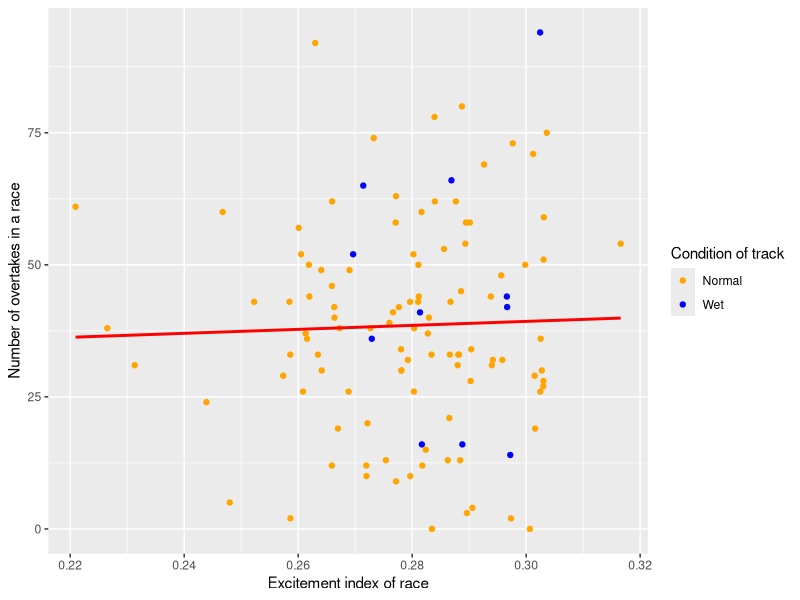
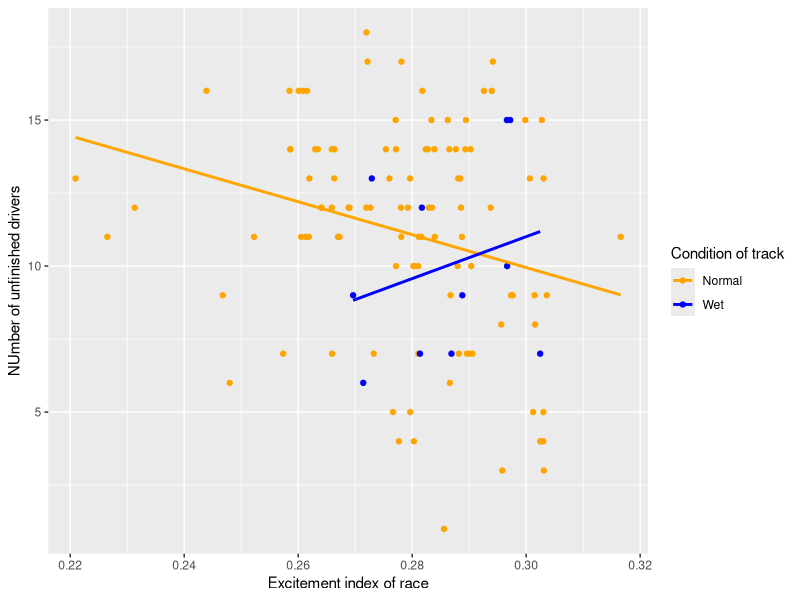
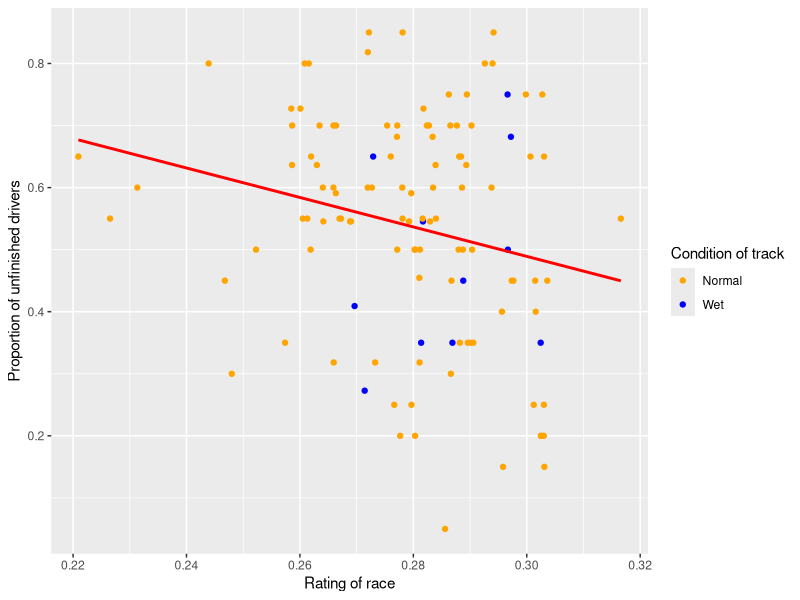
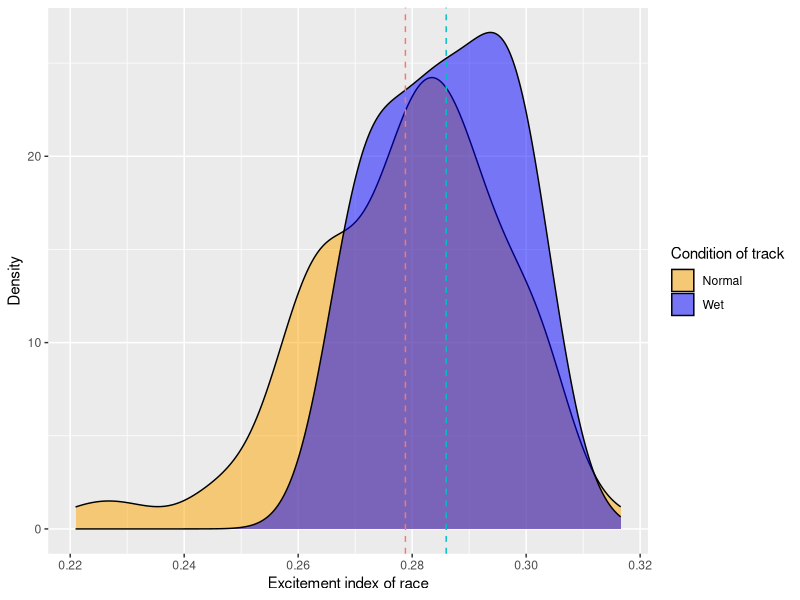
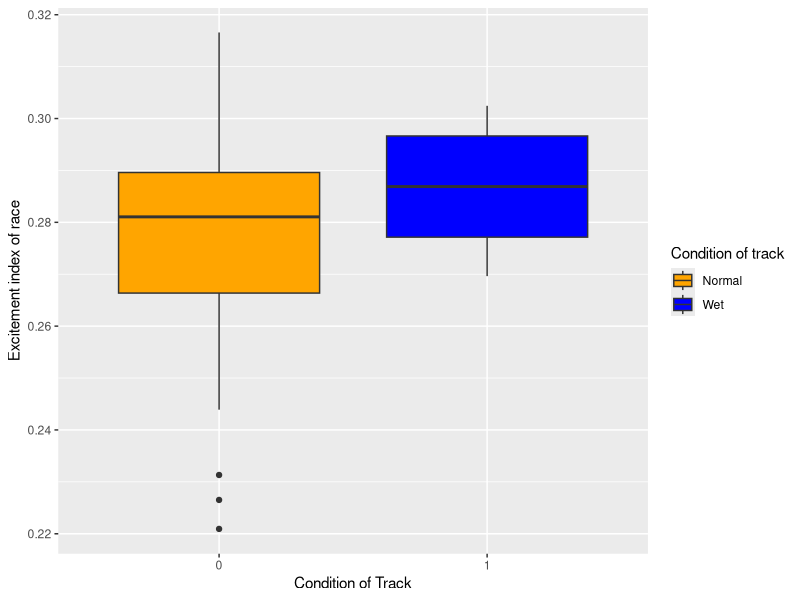
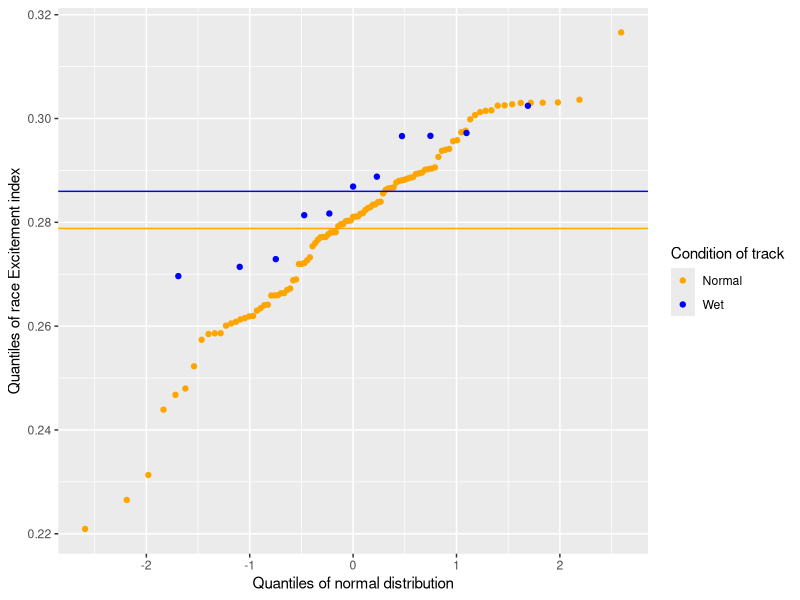
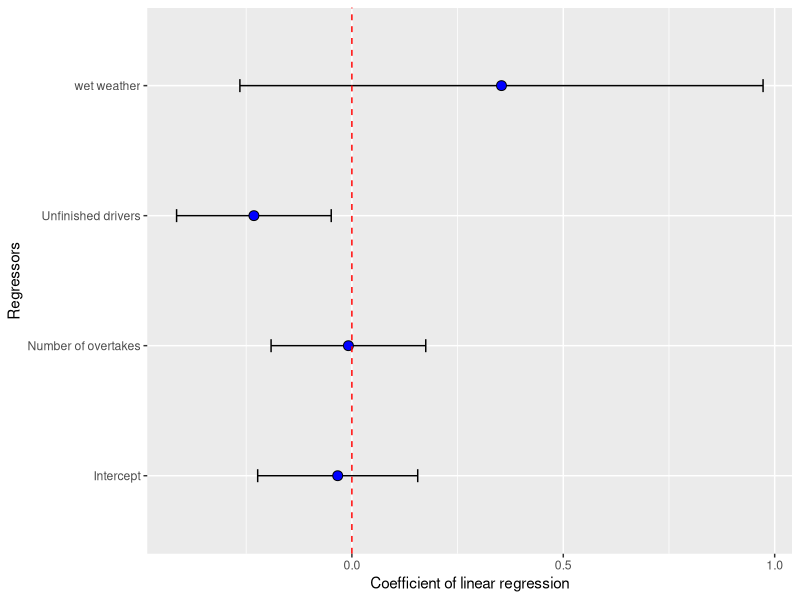
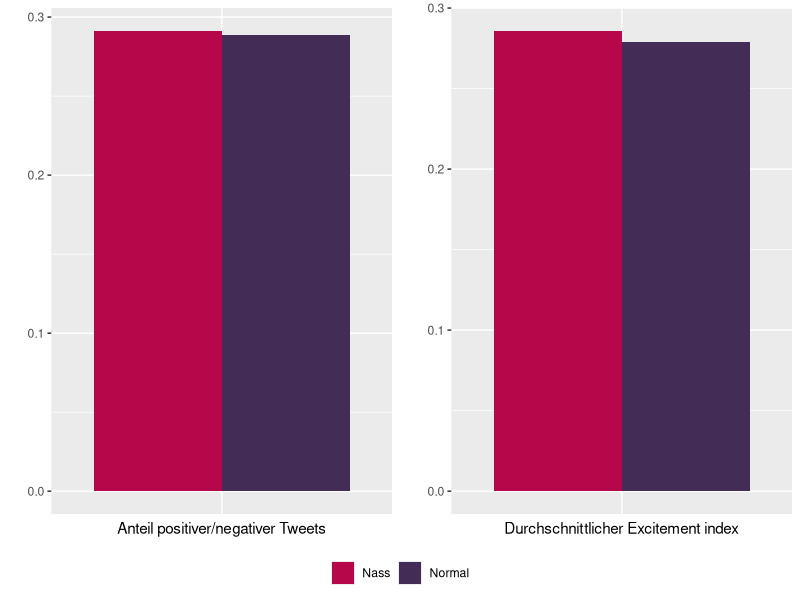

Write the R code that produced these figures, in order.
## ---- chunk 1
library(dplyr)
library(plyr)
library(ggplot2)
library(gridExtra)

## ---- chunk 2
datax = read.csv("../Data/twitter_sentiments.csv")
colnames(datax)

## ---- chunk 3
ggplot(data = datax,aes(x=Excitement_index,y= novertakes))+
  geom_point(aes(color=factor(wetweather)))+scale_color_manual(
    name= "Condition of track",
                                                          breaks = c(0,1),
                                                          values = c("orange","blue"),
                                                          labels= c("Normal","Wet"),
                                                          )+ylab("Number of overtakes in a race")+
  xlab("Excitement index of race")+
  geom_smooth(method = "lm", color = "red", se=FALSE)
## ---- chunk 4
ggplot(data = datax,aes(x=Excitement_index,y= unfin,color=factor(wetweather)))+
  geom_point()+scale_color_manual(
    name= "Condition of track",
                                                          breaks = c(0,1),
                                                          values = c("orange","blue"),
                                                          labels= c("Normal","Wet"),
                                                          )+ylab("NUmber of unfinished drivers")+
  xlab("Excitement index of race")+geom_smooth(method = "lm",se=FALSE)
## ---- chunk 5
ggplot(data = datax,aes(x=Excitement_index,y= unfin/totaldrivers))+
  geom_point(aes(color=factor(wetweather)))+scale_color_manual(
    name= "Condition of track",
                                                          breaks = c(0,1),
                                                          values = c("orange","blue"),
                                                          labels= c("Normal","Wet"),
                                                          )+ylab("Proportion of unfinished drivers")+
  xlab("Rating of race")+geom_smooth(method = "lm", color = "red", se=FALSE)
## ---- chunk 6
t.test(datax[datax$wetweather == 0,]$Excitement_index,datax[datax$wetweather == 1,]$Excitement_index,alternative = 'l')
## ---- chunk 7
datax$wetweather <- as.factor(datax$wetweather)
mu <- datax %>% group_by(wetweather) %>% summarise_at(vars(Excitement_index),list(name=mean))
mu
## ---- chunk 8
ggplot(data=datax,aes(x=Excitement_index,fill=factor(wetweather)))+geom_density(alpha=0.5)+
  scale_fill_manual(
    name= "Condition of track",
    values = c("orange","blue"),labels=c("Normal","Wet")
  )+xlab("Excitement index of race")+
  ylab("Density")+
  geom_vline(data=mu,aes(xintercept=name,color = wetweather),linetype="dashed",show.legend=FALSE)
  #annotate(geom="text",label="p-value=",x=5,y=0.57)
## ---- chunk 9
ggplot(data = datax,aes(y=Excitement_index,x= wetweather))+
  geom_boxplot(aes(group=wetweather,fill=factor(wetweather)))+scale_fill_manual(
    name= "Condition of track",
    values = c("orange","blue"),labels=c("Normal","Wet")
  )+xlab("Condition of Track")+
  ylab("Excitement index of race")
  #annotate(geom="text",label="p-value=0.0000001196",x=2.2,y=9.9)
## ---- chunk 10
ggplot(data = datax,aes(sample=Excitement_index,color=factor(wetweather)))+
  stat_qq()+scale_color_manual(breaks = c(0,1),name= "Condition of track",
                                                          values = c("orange","blue"),
                                                          labels= c("Normal","Wet"),
                                                          )+
  geom_hline(yintercept = mean(datax[datax$wetweather==0,]$Excitement_index),color="orange")+
  geom_hline(yintercept = mean(datax[datax$wetweather==1,]$Excitement_index),color="blue")+
  ylab("Quantiles of race Excitement index")+xlab("Quantiles of normal distribution")

## ---- chunk 11
dataxx <- datax %>% mutate(novertakes= (novertakes-mean(novertakes))/sd(novertakes))%>% 
  mutate(Excitement_index = (Excitement_index-mean(Excitement_index))/sd(Excitement_index)) %>% mutate(unfin = (unfin-mean(unfin))/sd(unfin))
lin=lm(Excitement_index ~ novertakes+unfin+wetweather,data = dataxx)
summary(lin)
## ---- chunk 12

name = c("Intercept","Number of overtakes","Unfinished drivers","wet weather")
coef = lin$coefficients
conf1 = confint(lin)[,1]
conf2 = confint(lin)[,2]
df1 <- data.frame(name, coef, conf1, conf2)
df1
## ---- chunk 13
ggplot(data=df1, aes(x=coef,y=name))+geom_errorbar(width = .1, aes(xmin= conf1, xmax=conf2))+
  geom_point(shape= 21, size =3, fill="blue")+
  geom_vline(xintercept = 0, linetype="dashed", color="red")+xlab("Coefficient of linear regression")+
  ylab("Regressors")
## ---- chunk 14

# Create a dataframe only including the wet weather races
wet_weather_races <- datax[datax$wetweather==1,]

# Average total pos neg comments for wet weather races
avg_pos_neg_comments_wet <- (sum(wet_weather_races$Positive_tweets)+
                              sum(wet_weather_races$Negative_tweets))/
  sum(wet_weather_races$Useful_tweets)

# Average total pos neg comments for normal races
avg_pos_neg_comments_normal <-
  (sum(datax[datax$wetweather==0,]$Positive_tweets)+
     sum(datax[datax$wetweather==0,]$Negative_tweets))/
  sum(datax[datax$wetweather==0,]$Useful_tweets)

# Average excitement index for wet weather races
avg_excitement_index_wet <- sum(wet_weather_races$Excitement_index)/
  dim(wet_weather_races)[1]

# Average excitement index for normal races
avg_excitement_index_normal <- 
  sum(datax[datax$wetweather==0,]$Excitement_index)/
  dim(datax[datax$wetweather==0,])[1]

# Creating a dataframe with all the KPIs, so that they can be displayed in a
# plot.
comparison_wet_normal <- data.frame(c("Nass", "Normal", 
                                      "Nass", "Normal"))

names(comparison_wet_normal) <- "race_type"

comparison_wet_normal$values <- c(avg_pos_neg_comments_wet, 
                                  avg_pos_neg_comments_normal, 
                                  avg_excitement_index_wet, 
                                  avg_excitement_index_normal)

comparison_wet_normal$column <- c("pos_neg_comments", "pos_neg_comments", 
                                  "excitement_index", "excitement_index")

# Create a plot for average number of positive/negative comments
plot1 <- ggplot(data=comparison_wet_normal[comparison_wet_normal$column=="pos_neg_comments",], 
                aes(x=column, y=values, fill=race_type)) + 
  geom_bar(stat="identity", position=position_dodge()) + scale_fill_manual(values=c("#B5074A", "#432D57")) + theme(legend.position = "none", axis.text.x = element_blank(), axis.ticks.x = element_blank())  +
  xlab("Anteil positiver/negativer Tweets") + ylab("")

# Create a plot for the excitement_index
plot2 <- ggplot(data=comparison_wet_normal[comparison_wet_normal$column=="excitement_index",],
                aes(x=column, y=values, fill=race_type)) + 
  geom_bar(stat="identity", position=position_dodge()) + scale_fill_manual(values=c("#B5074A", "#432D57")) +
  theme(legend.position = "none", axis.text.x = element_blank(),
        axis.ticks.x = element_blank()) + xlab("Durchschnittlicher Excitement index") + ylab("")

# Create a legend for the plot
plot_legend <- ggplot(data=comparison_wet_normal[comparison_wet_normal$column=="pos_neg_comments",] 
                      ,aes(x=column, y=values, fill=race_type)) + 
  geom_bar(stat="identity",                                                 
           position=position_dodge()) + scale_fill_manual(values=c("#B5074A", "#432D57")) +
  theme(legend.position = "right", legend.direction = "horizontal", legend.title = element_blank())

# Some magic for creating a single legend for all the plots together
extract_legend <- function(my_ggp) {
  step1 <- ggplot_gtable(ggplot_build(my_ggp))
  step2 <- which(sapply(step1$grobs, function(x) x$name) == "guide-box")
  step3 <- step1$grobs[[step2]]
  return(step3)
}
shared_legend <- extract_legend(plot_legend)

# Create a grid with all the plots together and add the legend created above
grid.arrange(arrangeGrob(plot1,plot2, ncol = 2),
             shared_legend, nrow = 2, heights = c(10, 1))

